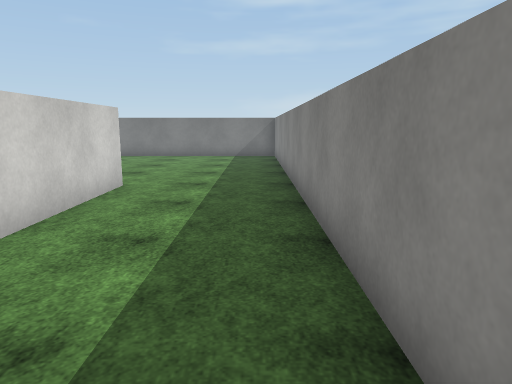
[1] (above)

16 first-person views from a walk through a 3-D level made in the Unity game engine. The camera is 1.5 m above the floor, tilts 10° down and sees 70° across. The floor is counted in squares, 1 m on a side. Each view is taken from the middle of a square. On the plan, view 1 faces up. The plan holds only what a view shows up to about 16 squares ahead; the rest is blank. The player is left out. Surface patterns are stand-ins for the level's own textures.

[2]
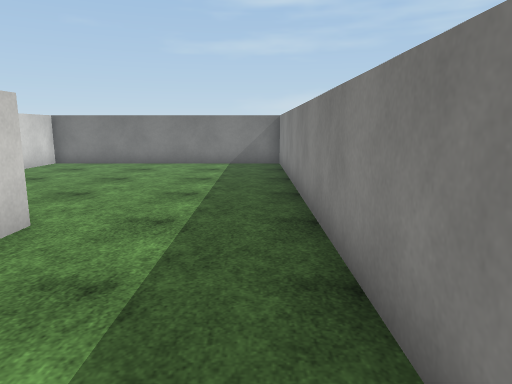

[3]
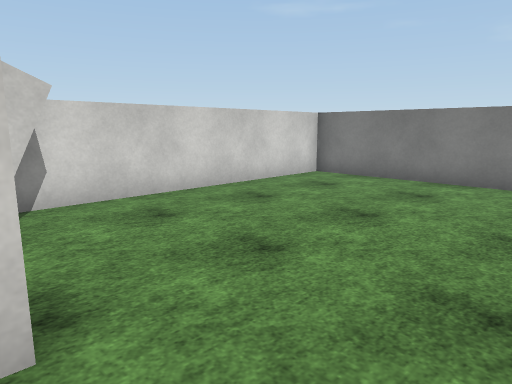

[4]
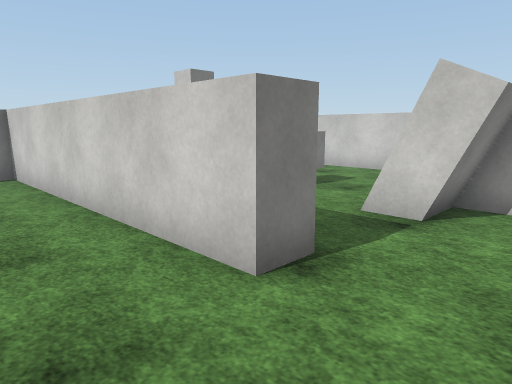

[5]
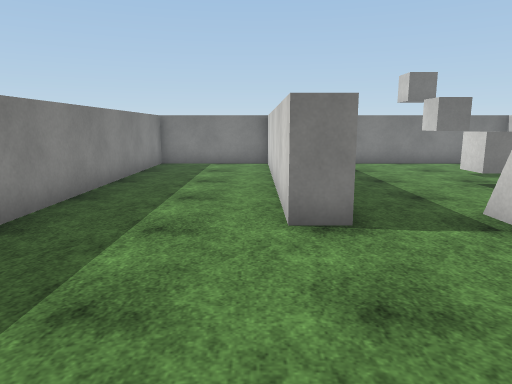

[6]
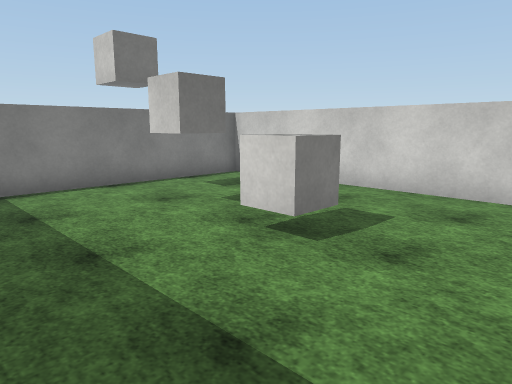

[7]
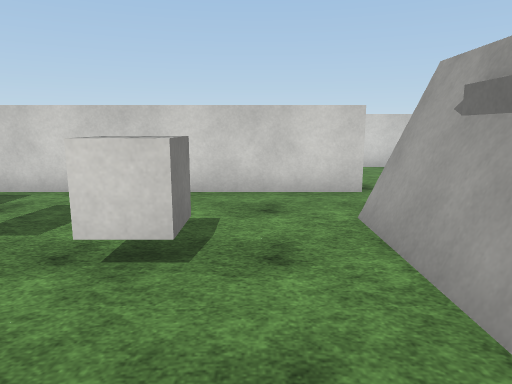

[8]
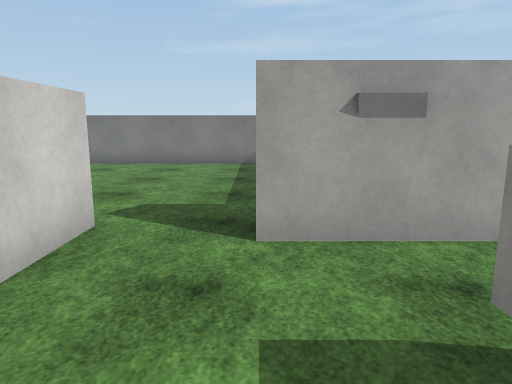

[9]
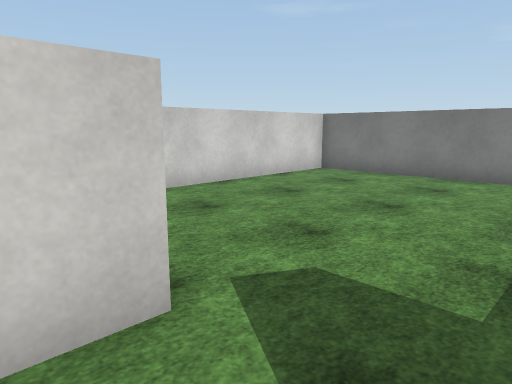

[10]
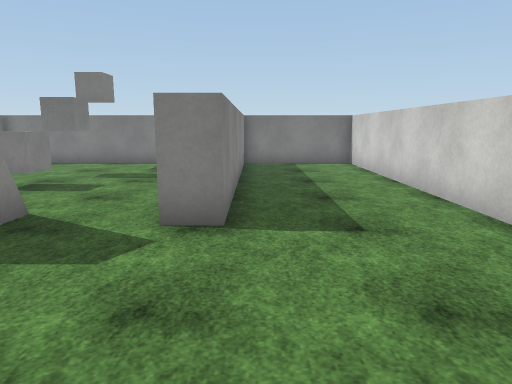

[11]
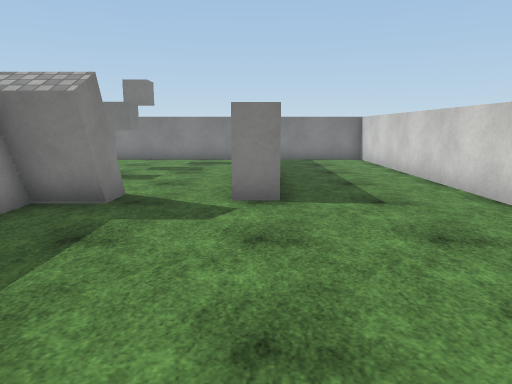

[12]
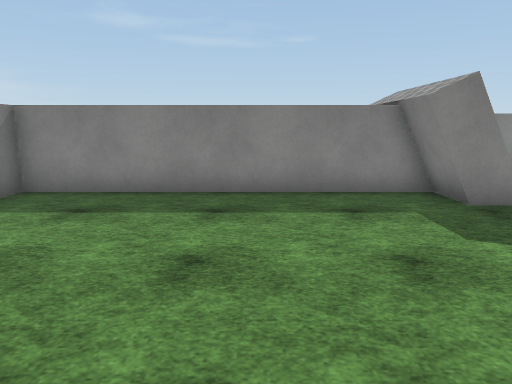

[13]
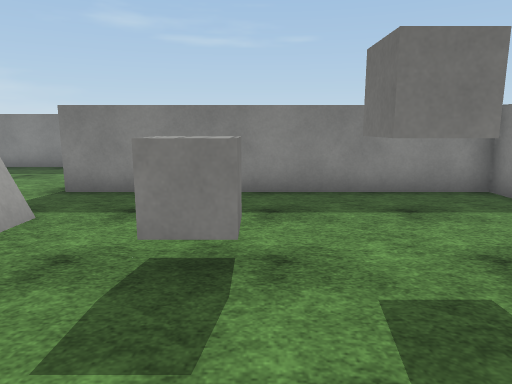

[14]
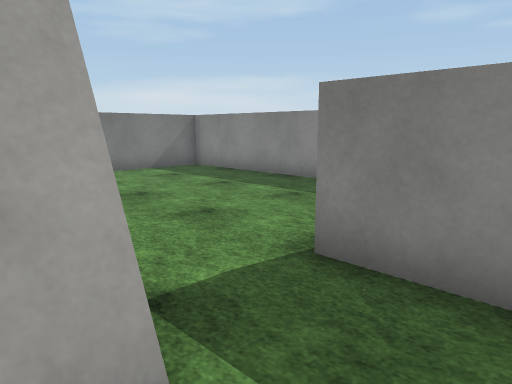

[15]
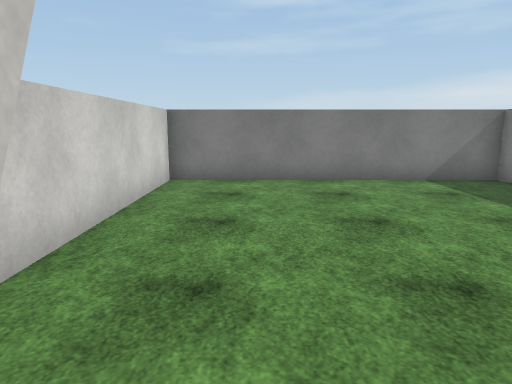

[16]
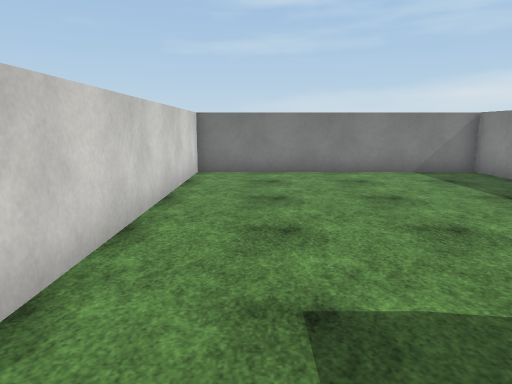

### Floor plan
Points are (right, up) in squares from view 1. A wall is a line through its corners. A room is listed if a view was taken in it or the views show most of it. See-through windows are left out.
Room 1 (views 1, 2, 3, 4, 5)
walls: (-4.5, 9.5) (-3.5, 9.5) (-3.5, -0.5) (1, -0.5) (1, 19.5) (-8.5, 19.5) (-8.5, 10); (-7, 10) (-7, 9.5); (-8.5, 10.5) (-7, 10.5)
low walls: (-8.5, 10.3) (-7, 10.3); (-8.5, 10) (-7, 10)
ways out: opening at (-5.5, 9) to room 2
Room 2 (views 6, 7, 8, 9, 13, 14, 15)
walls: (-7, 9.1) (-11, 9.1); (-7, 9.3) (-11, 9.3); (-7, 9.5) (-11, 9.5); (-13.5, 8.5) (-13.5, -0.5) (-4.5, -0.5) (-4.5, 9.5)
low walls: (-7, 8.9) (-11, 8.9)
ways out: opening at (-5.5, 9) to room 1; opening at (-12.5, 9) to room 3
objects: cube (-9, 3) to (-9, 4); cube (-9, 5) to (-9, 6)
Room 3 (views 10, 11, 12, 16)
walls: (-11, 10.5) (-9.5, 10.5); (-11, 9.5) (-11, 10); (-9.5, 10) (-9.5, 19.5) (-19, 19.5) (-19, -0.5) (-14.5, -0.5); (-14.5, 0.5) (-14.5, 9.5) (-13.5, 9.5) (-13.5, 8.5)
low walls: (-11, 10.3) (-9.5, 10.3); (-11, 10) (-9.5, 10)
ways out: opening at (-12.5, 9) to room 2

Where each view was taken, in squares from view 1:
view 1: 0 up, 0 right, facing up
view 2: 4 up, 0 right, facing up
view 3: 9 up, 1 left, facing up-left
view 4: 12 up, 1 left, facing down-left
view 5: 15 up, 3 left, facing down
view 6: 9 up, 5 left, facing down-left
view 7: 7 up, 5 left, facing left
view 8: 4 up, 11 left, facing up
view 9: 8 up, 11 left, facing up-left
view 10: 15 up, 15 left, facing down
view 11: 17 up, 14 left, facing down
view 12: 14 up, 18 left, facing right
view 13: 5 up, 13 left, facing right
view 14: 7 up, 8 left, facing up-right
view 15: 9 up, 6 left, facing up
view 16: 7 up, 17 left, facing up
